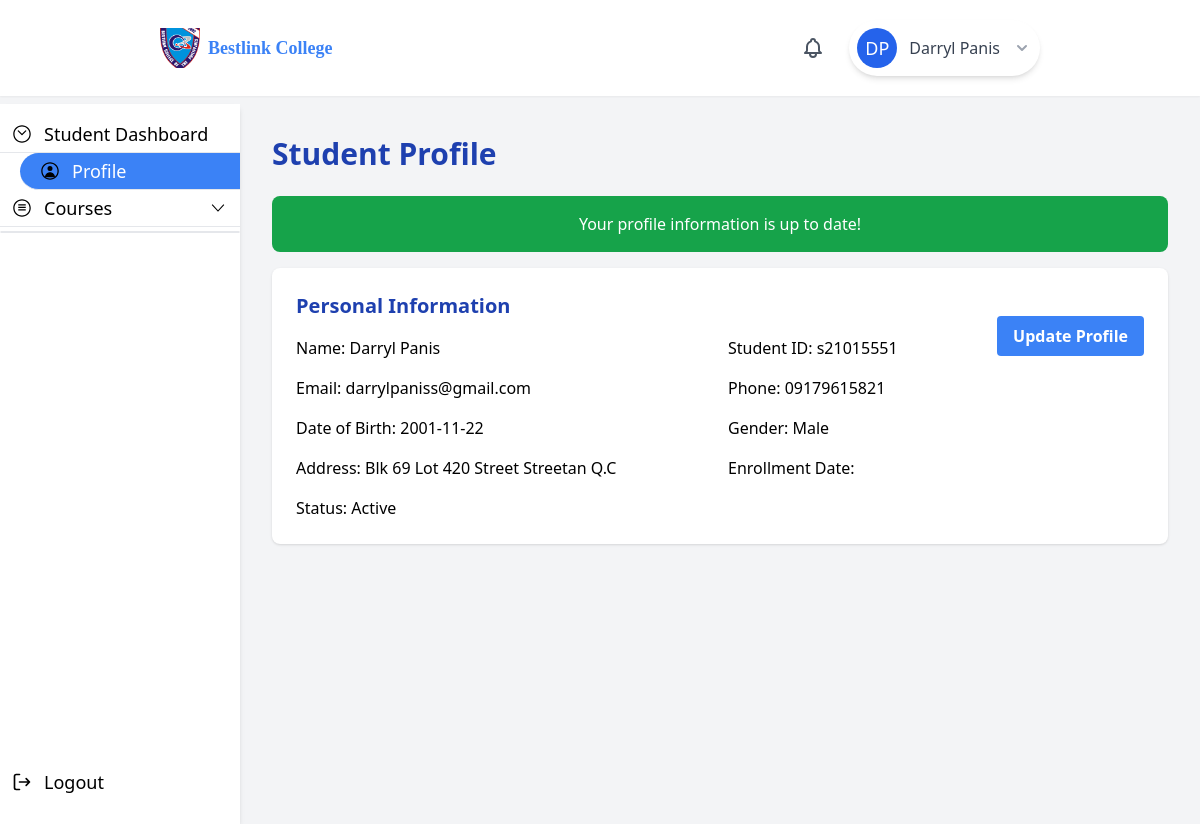
Screenshot of /src/layouts/student/profile.php (signed in) with the database file from the repository.
### tables this page shows
CREATE TABLE IF NOT EXISTS `users` (
  `user_id` int NOT NULL AUTO_INCREMENT,
  `username` varchar(50) NOT NULL,
  `first_name` varchar(50) DEFAULT NULL,
  `last_name` varchar(50) DEFAULT NULL,
  `date_of_birth` date DEFAULT NULL,
  `created_at` timestamp NOT NULL DEFAULT CURRENT_TIMESTAMP,
  `gender` enum('Male','Female','Others','') DEFAULT NULL,
  `phone_number` varchar(20) DEFAULT NULL,
  `address` varchar(255) DEFAULT NULL,
  `enrollment_date` date DEFAULT NULL,
  `password_hash` varchar(255) NOT NULL,
  `role` enum('Admin','Faculty','Student','Staff') NOT NULL DEFAULT 'Student',
  `email` varchar(100) DEFAULT NULL,
  `status` enum('Active','Inactive','Graduated','On Leave') NOT NULL,
  `last_login` datetime DEFAULT NULL,
  `is_archived` tinyint(1) NOT NULL DEFAULT '0',
  PRIMARY KEY (`user_id`),
  UNIQUE KEY `username` (`username`),
  UNIQUE KEY `email` (`email`)
);

### src/Models/student_model.php (called while the page is built, shortened)
<?php
function getStudentDetails(object $pdo, int $user_id) {
    try {
        $query = "SELECT * FROM users WHERE user_id = :user_id AND role = 'Student';";
        $stmt = $pdo->prepare($query);
        $stmt->bindParam(":user_id", $user_id, PDO::PARAM_INT);
        $stmt->execute();
        $result = $stmt->fetch(PDO::FETCH_ASSOC);
        return $result;
    } catch (PDOException $e) {
        error_log("Database error in getStudentDetails: " . $e->getMessage());
        return null;
    }
}

### src/layouts/student/profile.php (the view, shortened to what this page needs)
<?php
require_once "../../Models/student_model.php";
require_once "../../dbh.php";
$user_id = $_SESSION['user_id'];
$student = getStudentDetails($pdo, $user_id);
$is_profile_complete = true;
?>
<!DOCTYPE html>
<html lang="en">
<head>
    <link href="../../../output.css" rel="stylesheet">
    <link rel="stylesheet" href="../../../public/css/styles.css">
</head>
<body class="bg-gray-100 min-h-[80vh] flex flex-col justify-between">
    <?php
        include('../../../public/templates/header.php');
    ?>
    <div class="flex h-screen pt-20">
        <?php include($_SERVER['DOCUMENT_ROOT'] . BASE_URL . '/public/templates/student_sidebar.php');?>
        <main class="flex-1 p-8 overflow-y-auto">
            <h2 class="text-3xl font-semibold text-blue-800 mb-6">Student Profile</h2>
            <?php if ($is_profile_complete): ?>
                <div class="mb-4 flex justify-center items-center bg-green-600 p-4 w-full rounded-lg">
                    <p class="text-white">Your profile information is up to date!</p>
                </div>
            <?php else: ?>
                <div class="mb-4 flex justify-center items-center bg-rose-500 p-4 w-full rounded-lg">
                <p class="text-white">Please update your profile information to ensure it's complete.</p>
                </div>
            <?php endif; ?>
            <div class="bg-white rounded-lg shadow p-4 sm:p-6 relative">
                <h3 class="text-xl font-semibold text-blue-800 mb-4">Personal Information</h3>
                <?php if ($student): ?>
                    <div class="grid grid-cols-1 sm:grid-cols-2 gap-4">
                        <p><strong class="font-medium">Name:</strong> <span class="block sm:inline"><?php echo htmlspecialchars($student['first_name'] ?? '') . ' ' . htmlspecialchars($student['last_name'] ?? ''); ?></span></p>
                        <p><strong class="font-medium">Student ID:</strong> <span class="block sm:inline"><?php echo htmlspecialchars($student['username'] ?? ''); ?></span></p>
                        <p><strong class="font-medium">Email:</strong> <span class="block sm:inline"><?php echo htmlspecialchars($student['email'] ?? ''); ?></span></p>
                        <p><strong class="font-medium">Phone:</strong> <span class="block sm:inline"><?php echo htmlspecialchars($student['phone_number'] ?? ''); ?></span></p>
                        <p><strong class="font-medium">Date of Birth:</strong> <span class="block sm:inline"><?php echo htmlspecialchars($student['date_of_birth'] ?? ''); ?></span></p>
                        <p><strong class="font-medium">Gender:</strong> <span class="block sm:inline"><?php echo htmlspecialchars($student['gender'] ?? ''); ?></span></p>
                        <p><strong class="font-medium">Address:</strong> <span class="block sm:inline"><?php echo htmlspecialchars($student['address'] ?? ''); ?></span></p>
                        <p><strong class="font-medium">Enrollment Date:</strong> <span class="block sm:inline"><?php echo htmlspecialchars($student['enrollment_date'] ?? ''); ?></span></p>
                        <p><strong class="font-medium">Status:</strong> <span class="block sm:inline"><?php echo htmlspecialchars($student['status'] ?? ''); ?></span></p>
                    </div>
                    <div class="mt-6 sm:absolute sm:top-6 sm:right-6">
                        <button id="updateProfileBtn" class="w-full sm:w-auto bg-blue-500 hover:bg-blue-700 text-white font-bold py-2 px-4 rounded">
                            Update Profile
                        </button>
                    </div>
                <?php else: ?>
                    <p>No student information available.</p>
                <?php endif; ?>
            </div>
                </main>
    </div>
</body>
</html>

### rows the page displays
users: first_name "Darryl", last_name "Panis", username "s21015551", email "darrylpaniss@gmail.com", phone_number "09179615821", date_of_birth "2001-11-22", gender "Male", address "Blk 69 Lot 420 Street Streetan Q.C", status "Active"

### other values shown
$_SESSION['user_name'][0] "D"
$_SESSION['user_lastname'][0] "P"
$_SESSION['user_name'] "Darryl"
$_SESSION['user_lastname'] "Panis"
